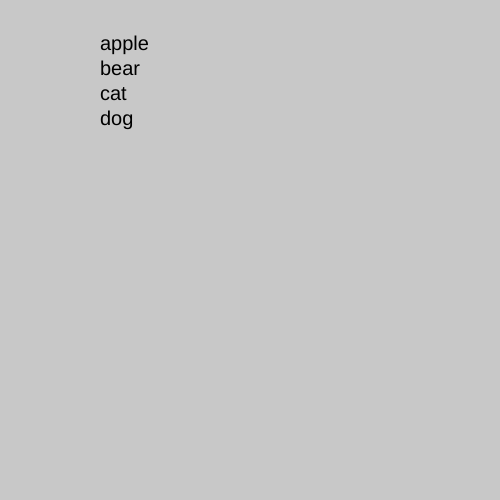
Frame 1 (no input)
Frame 60 (no input): identical to frame 1, image omitted
Frame 120 (the mouse pressed at the canvas centre since frame 60): identical to frame 1, image omitted

The p5.js sketch that drew this single still picture (run headless with seeded random() and noise() and a simulated clock; from frame 60 on, the mouse is pressed at the canvas centre):

// p5.js sketch
// ── sketch.js
var arr = ["apple", "bear", "cat", "dog"];

function setup() {
  createCanvas(500, 500);
  textSize(20);
}

function draw() {
  background(200);
  for (i = 0; i < arr.length; i++) { // arr.length is equal to 4
    text(arr[i], 100, i * 25 + 50); // arr[i] is how you access the value
  }
}
// arr[1] = "bird" --> replaces bear with bird
